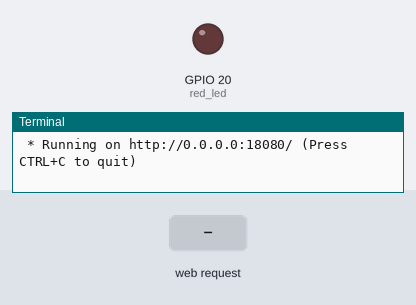
Bench run of a program on a simulated Raspberry Pi (BCM pin numbers). Shown: output pins drawn as LEDs (lit = HIGH), the last lines printed to the terminal. The inputs (shaded band) are chosen by the test bench. The clock reads 2024-03-15 10:24:30 at power-on unless the program sets it.

Above: at 1.2 s.
1.3 s: HTTP request for /data received with the fields led=off
At 2.3 s:
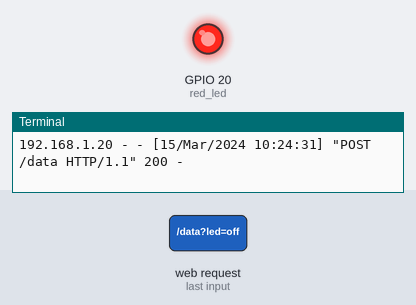
2.8 s: HTTP request for /data received with the fields led=on
At 3.4 s:
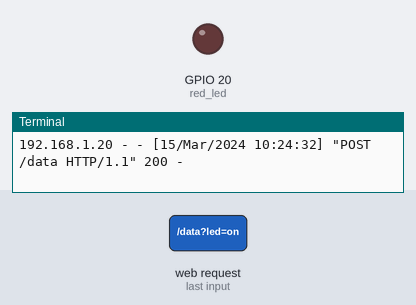
Timing chart, 0 to 5.8 s (numbered marks = the images above; inputs shaded):
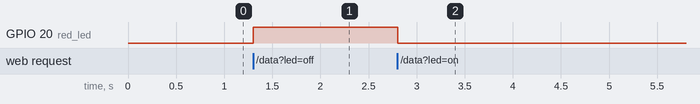

The program:

flask07.py
```python
# 동일한 폴더 위치에 templates 폴더를 만든 후 html 파일 저장

from flask import Flask, request, render_template
#from gpiozero import LED
import RPi.GPIO as GPIO

app = Flask(__name__)

#red_led = LED(20)
red_led = 20

GPIO.setmode(GPIO.BCM)
GPIO.setup(red_led, GPIO.OUT)

@app.route('/')
def home():
	return render_template("index.html")

@app.route('/data', methods = ['POST'])
def data():
	data = request.form['led']

	if data == 'on':
		#red_led.on()
		GPIO.output(red_led, False)
		return home()

	elif data == 'off':
		#red_led.off()
		GPIO.output(red_led, True)
		return home()

if __name__ == '__main__':
	app.run(host='0.0.0.0', port='18080', debug=True)
```

Measured:
- after the input at 1.3 s, GPIO 20 (red_led): LOW → HIGH at once
- after the input at 2.8 s, GPIO 20 (red_led): HIGH → LOW at once
